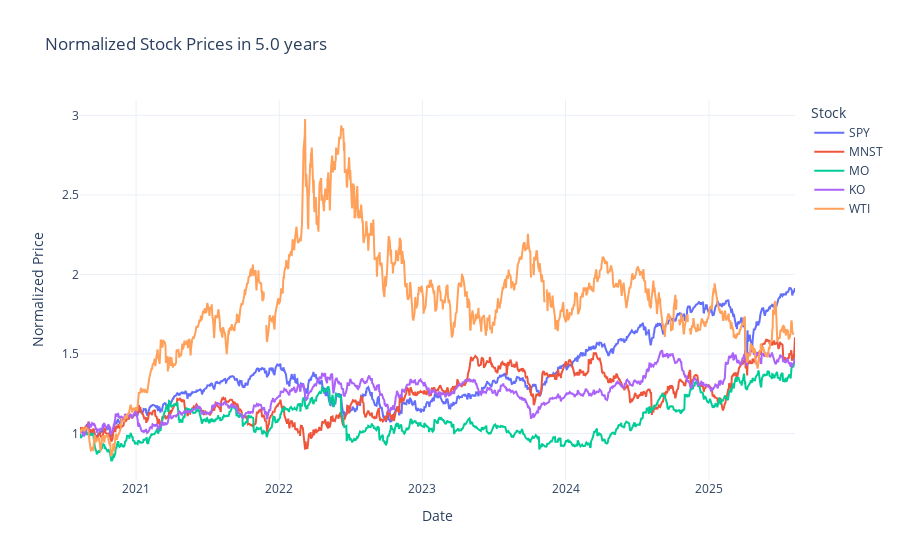

The notebook cell this image was saved under:
### Code cell
stock_daily_ts_consolidate_normalized_df = stock_daily_ts_consolidate_df / stock_daily_ts_consolidate_df.iloc[-1]


# Create a Plotly figure
fig = go.Figure()

# Add traces for each stock
for column in stock_daily_ts_consolidate_normalized_df.columns:
    fig.add_trace(go.Scatter(
        x=stock_daily_ts_consolidate_normalized_df.index,
        y=stock_daily_ts_consolidate_normalized_df[column],
        mode='lines',
        name=column
    ))

# Customize layout
fig.update_layout(
    title=f'Normalized Stock Prices in {window_days/365} years',
    xaxis_title='Date',
    yaxis_title='Normalized Price',
    legend_title='Stock',
    template='plotly_white'
)

# Show the plot
fig.show()

### Figure 1 — Plotly figure (JSON) as saved in the notebook; plotly's stock layout.template omitted (floating-point values rounded to 4 significant figures; data arrays with more than 128 entries replaced by an {"elided": "..."} marker saying what was removed)
{"data": [{"mode": "lines", "name": "SPY", "type": "scatter", "x": {"elided": "1255 str values"}, "y": {"elided": "1255 float values"}}, {"mode": "lines", "name": "MNST", "type": "scatter", "x": {"elided": "1255 str values"}, "y": {"elided": "1255 float values"}}, {"mode": "lines", "name": "MO", "type": "scatter", "x": {"elided": "1255 str values"}, "y": {"elided": "1255 float values"}}, {"mode": "lines", "name": "KO", "type": "scatter", "x": {"elided": "1255 str values"}, "y": {"elided": "1255 float values"}}, {"mode": "lines", "name": "WTI", "type": "scatter", "x": {"elided": "1255 str values"}, "y": {"elided": "1255 float values"}}], "layout": {"legend": {"title": {"text": "Stock"}}, "title": {"text": "Normalized Stock Prices in 5.0 years"}, "xaxis": {"title": {"text": "Date"}}, "yaxis": {"title": {"text": "Normalized Price"}}}}
